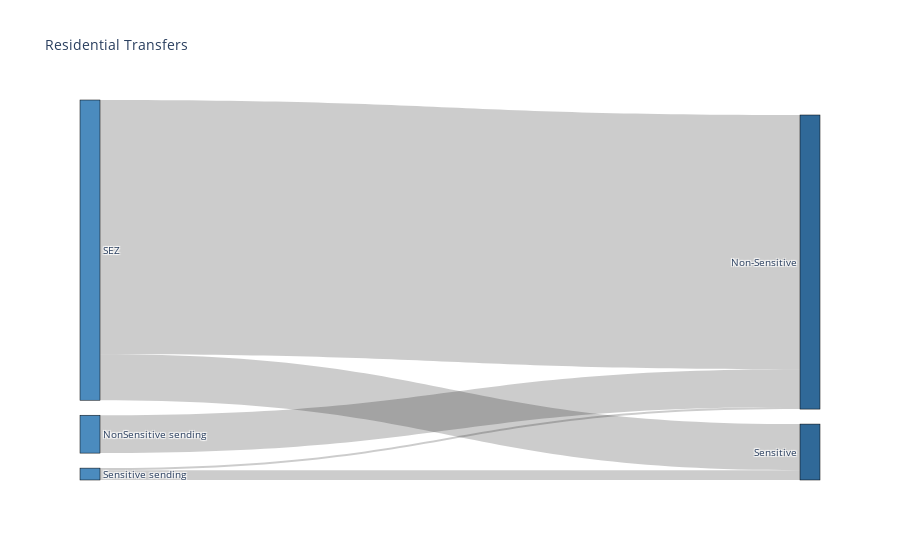

Write notebook code for a chart like this one.
### Code cell
fig = go.Figure(residential)
iplot(fig)

### Figure 1 — Plotly figure (JSON) as saved in the notebook; plotly's stock layout.template omitted (floating-point values rounded to 4 significant figures)
{"data": [{"link": {"source": [2, 1, 1, 0, 0], "target": [4, 4, 3, 4, 3], "value": [21082, 141417, 25633, 1131, 5484]}, "node": {"color": ["#4B8BBE", "#4B8BBE", "#4B8BBE", "#306998", "#306998"], "label": ["Sensitive sending", "SEZ", "NonSensitive sending", "Sensitive", "Non-Sensitive"], "line": {"color": "black", "width": 0.5}, "pad": 15, "thickness": 20}, "type": "sankey"}], "layout": {"font": {"size": 10}, "title": {"text": "Residential Transfers"}}}
